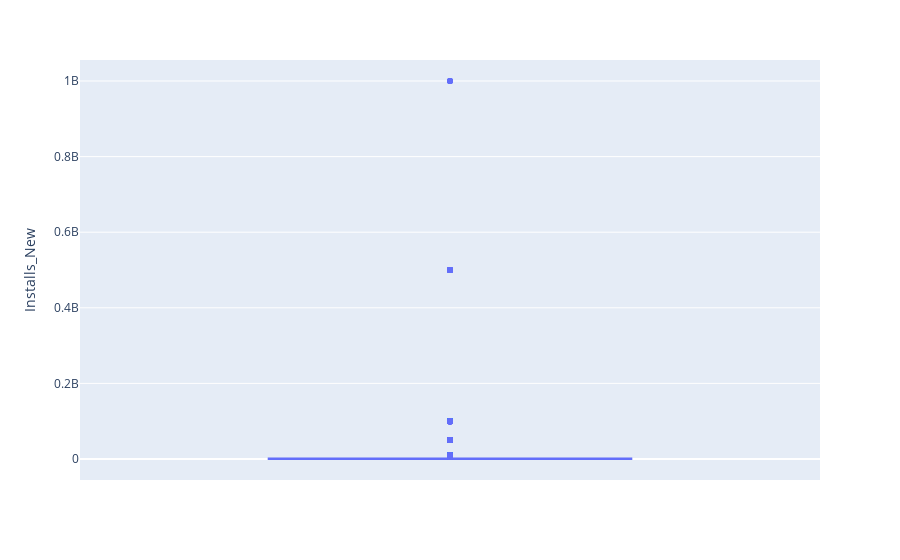

Notebook cell for this chart:
### Code cell
px.box(data, y = 'Installs_New')

### Figure 1 — Plotly figure (JSON) as saved in the notebook; plotly's stock layout.template omitted (floating-point values rounded to 4 significant figures; data arrays with more than 128 entries replaced by an {"elided": "..."} marker saying what was removed)
{"data": [{"alignmentgroup": "True", "hovertemplate": "Installs_New=%{y}<extra></extra>", "legendgroup": "", "marker": {"color": "#636efa"}, "name": "", "notched": false, "offsetgroup": "", "orientation": "v", "showlegend": false, "type": "box", "x0": " ", "xaxis": "x", "y": {"elided": "8581 int values"}, "y0": " ", "yaxis": "y"}], "layout": {"boxmode": "group", "legend": {"tracegroupgap": 0}, "margin": {"t": 60}, "xaxis": {"anchor": "y", "domain": [0, 1]}, "yaxis": {"anchor": "x", "domain": [0, 1], "title": {"text": "Installs_New"}}}}
